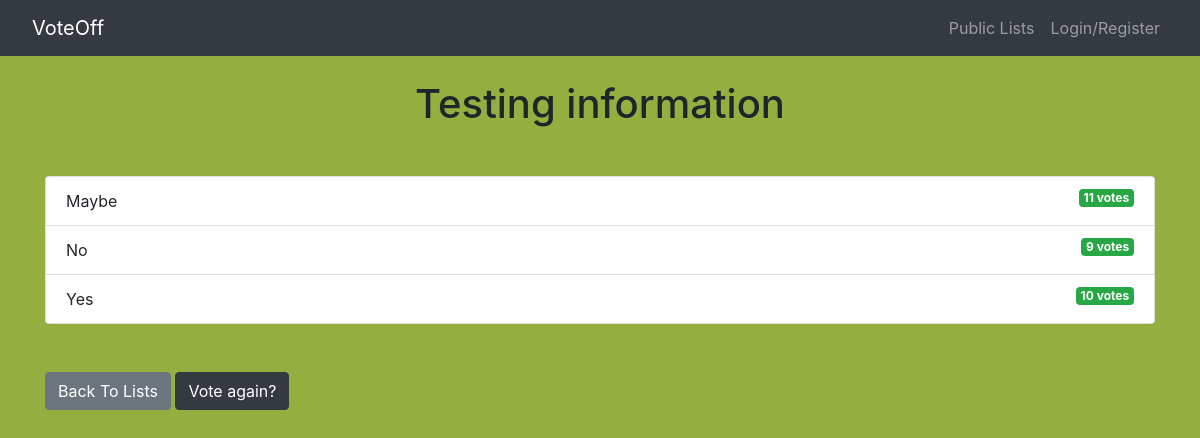
Page /lists/results/64/ on the committed database.
### lists/models.py (models this page shows, shortened)
class Question(models.Model):
    question_text = models.CharField(max_length=200)
    pub_date = models.DateTimeField(auto_now_add=True)
    public = models.BooleanField(default=False)
    creator = models.ForeignKey(User, on_delete=models.CASCADE)

class Choice(models.Model):
    question = models.ForeignKey(Question, on_delete=models.CASCADE)
    choice_text = models.CharField(max_length=200)
    votes = models.IntegerField(default=0)

### lists/views.py (the view)
# urls.py: path('lists/results/<int:question_id>/', views.results, name='results'),
def results(request, question_id):
    question = get_object_or_404(Question, pk=question_id)
    return render(request, 'lists/results.html', { 'question': question })

### lists/templates/lists/results.html
{% extends 'base.html' %}
{% load static %}
{% block extrahead %}
<link rel="stylesheet" type="text/css" href="{% static 'css/lists.css' %}">
{% endblock %}
{% block content %}
<h1 class="mb-5 text-center">{{ question.question_text }}</h1>
<ul class="list-group mb-5">
	{% for choice in question.choice_set.all %}
	<li class="list-group-item">
		{{ choice.choice_text }}  <span class="badge badge-success float-right">{{ choice.votes }} vote{{ choice.votes | pluralize }}</span>
	</li>
	{% endfor %}
</ul>
<a class="btn btn-secondary" href="{% url 'lists:index' %}">Back To Lists</a>
<a class="btn btn-dark" href="{% url 'lists:detail' question.id %}">Vote again?</a>
{% endblock %}

### rows in the picture
Question: question_text "Testing information"
Choice: choice_text "Maybe", votes "11", votes|pluralize "s"
Choice: choice_text "No", votes "9", votes|pluralize "s"
Choice: choice_text "Yes", votes "10", votes|pluralize "s"
